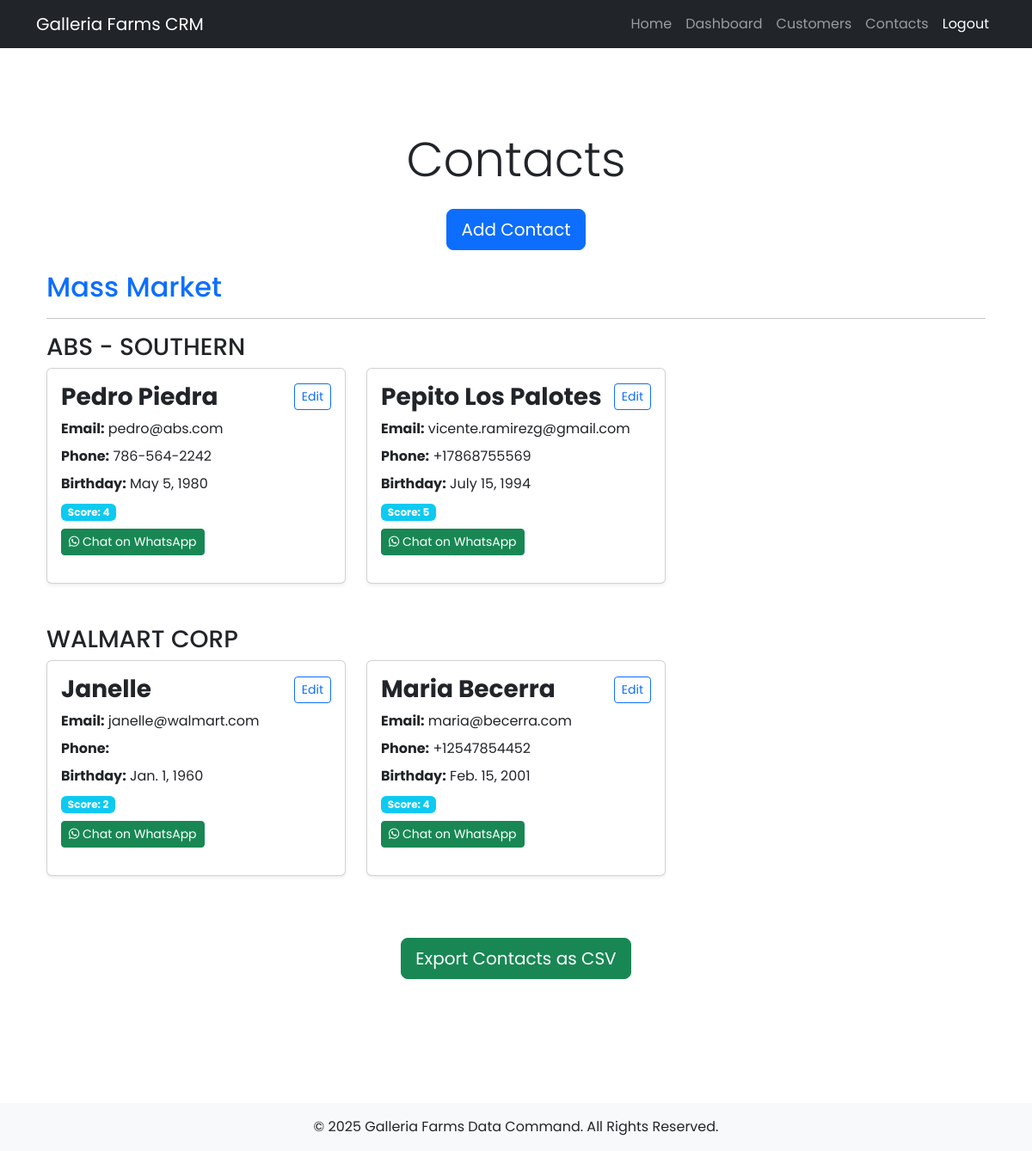
The app's page /crm/contacts/ (signed in), older data.
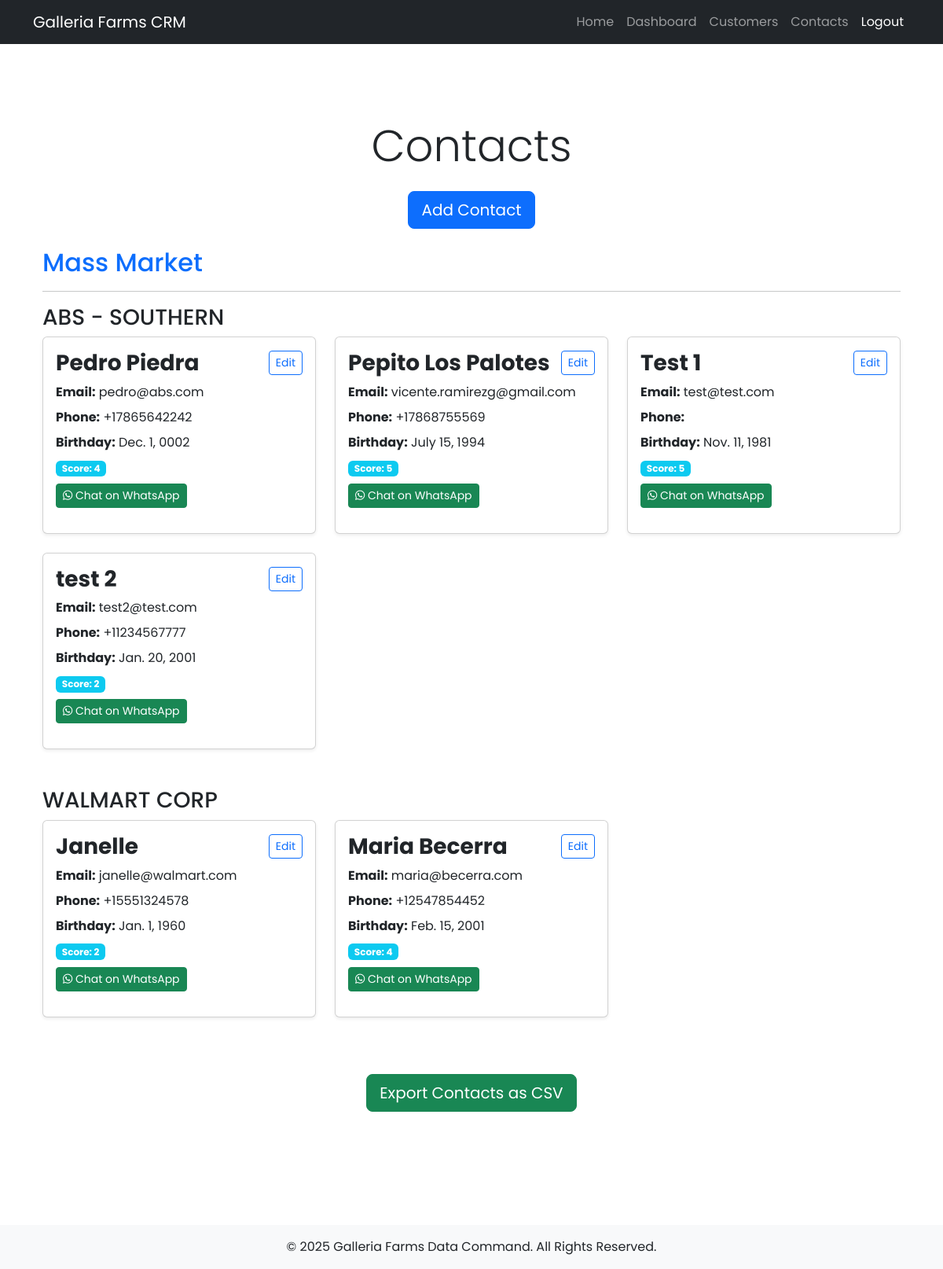
The same page, newer data.
### crm/models.py (models this page shows, shortened)
class Customer(models.Model):
    MASS_MARKET = 'mass_market'
    MM2 = 'mm2'
    ECOMMERCE = 'ecommerce'
    WHOLESALE = 'wholesale'
    DEPARTMENT_CHOICES = [
        (MASS_MARKET, 'Mass Market'),
        (MM2, 'MM2'),
        (ECOMMERCE, 'Ecommerce'),
        (WHOLESALE, 'Wholesale'),
    ]
    name = models.CharField(max_length=255)
    estimated_yearly_sales = models.IntegerField()
    salesperson = models.ForeignKey(Salesperson, on_delete=models.CASCADE, related_name='customers')
    department = models.CharField(
        max_length=20,
        choices=DEPARTMENT_CHOICES,
        default=MASS_MARKET
    )
    def get_department_display(self):
        return dict(self.DEPARTMENT_CHOICES).get(self.department, "No Department")

class Contact(models.Model):
    name = models.CharField(max_length=255)
    phone = models.CharField(max_length=20, blank=True)
    email = models.EmailField(blank=True)
    customer = models.ForeignKey(Customer, on_delete=models.CASCADE, related_name='contacts')
    relationship_score = models.IntegerField(default=0)
    birthday = models.DateField(null=True, blank=True)
    def whatsapp_format(self):
        cleaned_number = ''.join(filter(str.isdigit, self.phone))
        if not cleaned_number.startswith('+'):
            cleaned_number = f"+1{cleaned_number}"  # Adjust the country code as needed
        return cleaned_number

### crm/views.py (the view)
# urls.py: path('contacts/', views.contact_list, name='contact_list'),
@login_required
def contact_list(request):
    customers = Customer.objects.filter(salesperson=request.user.salesperson) \
                                .prefetch_related('contacts') \
                                .order_by("department", "name")
    grouped_contacts = defaultdict(list)
    for customer in customers:
        grouped_contacts[customer.department].append(customer)
    return render(request, "crm/contact_list.html", {"grouped_contacts": dict(grouped_contacts)})

### crm/templates/crm/contact_list.html (shortened to what this page needs)
{% extends "crm/base.html" %}
{% block content %}
<div class="container py-5">
    <h1 class="text-center display-4 font-weight-bold mb-4">Contacts</h1>
    <div class="text-center mb-4">
        <a href="{% url 'crm:add_contact' %}" class="btn btn-primary btn-lg">Add Contact</a>
    </div>
    {% if grouped_contacts %}
        {% for department, customers in grouped_contacts.items %}
            <div class="mb-5">
                <h2 class="text-primary">{{ customers.0.get_department_display }}</h2>
                <hr>
                {% for customer in customers %}
                    <div class="mb-4">
                        <h3 class="text-dark">{{ customer.name }}</h3>
                        <div class="row">
                            {% for contact in customer.contacts.all|dictsort:"name" %}
                                <div class="col-md-6 col-lg-4 mb-4">
                                    <div class="card shadow-sm h-100">
                                        <div class="card-body">
                                            <h3 class="card-title d-flex justify-content-between align-items-center">
                                                <span><strong>{{ contact.name }}</strong></span>
                                                <a href="{% url 'crm:contact_edit' contact.id %}" class="btn btn-sm btn-outline-primary">Edit</a>
                                            </h3>
                                            <ul class="list-unstyled">
                                                <li class="mb-2">
                                                    <strong>Email:</strong> {{ contact.email }}
                                                </li>
                                                <li class="mb-2">
                                                    <strong>Phone:</strong> {{ contact.phone }}
                                                </li>
                                                <li class="mb-2">
                                                    <strong>Birthday:</strong> {{ contact.birthday|default:"Not provided" }}
                                                </li>
                                                <li class="mb-2">
                                                    <span class="badge bg-info">Score: {{ contact.relationship_score }}</span>
                                                </li>
                                                <li class="mb-2">
                                                    <a href="https://wa.me/{{ contact.whatsapp_format }}" class="btn btn-success btn-sm" target="_blank">
                                                        <i class="fab fa-whatsapp"></i> Chat on WhatsApp
                                                    </a>
                                                </li>
                                            </ul>
                                        </div>
                                    </div>
                                </div>
                            {% endfor %}
                        </div>
                    </div>
                {% endfor %}
            </div>
        {% endfor %}
    {% else %}
        <p class="text-center">No contacts found.</p>
    {% endif %}
    <div class="text-center mt-4">
        <a href="{% url 'crm:export_contacts' %}" class="btn btn-success btn-lg">Export Contacts as CSV</a>
    </div>
</div>
{% endblock %}

### crm/templates/crm/base.html (shortened to what this page needs)
{% load static %}
<!DOCTYPE html>
<html lang="en">
<head>
    <link rel="stylesheet" href="{% static 'css/styles.css' %}">
    <link rel="stylesheet" href="https://cdnjs.cloudflare.com/ajax/libs/font-awesome/5.15.3/css/all.min.css">
    <link href="https://cdn.jsdelivr.net/npm/bootstrap@5.3.0/dist/css/bootstrap.min.css" rel="stylesheet">
</head>
<body>
    <nav class="navbar navbar-expand-lg navbar-dark bg-dark">
        <div class="container">
            <a class="navbar-brand" href="{% url 'home' %}">Galleria Farms CRM</a>
            <div class="collapse navbar-collapse" id="navbarNav">
                <ul class="navbar-nav ms-auto">
                    <li class="nav-item"><a href="{% url 'home' %}" class="nav-link">Home</a></li>
                    {% if user.is_authenticated %}
                        <li class="nav-item"><a href="{% url 'crm:dashboard' %}" class="nav-link">Dashboard</a></li>
                        <li class="nav-item"><a href="{% url 'crm:customer_list' %}" class="nav-link">Customers</a></li>
                        <li class="nav-item"><a href="{% url 'crm:contact_list' %}" class="nav-link">Contacts</a></li>
                        <li class="nav-item">
                            <form action="{% url 'logout' %}" method="post" class="d-inline">
                                <button type="submit" class="nav-link btn btn-link text-white border-0">Logout</button>
                            </form>
                        </li>
                    {% else %}
                        <li class="nav-item"><a href="{% url 'login' %}" class="nav-link">Log In</a></li>
                        <li class="nav-item"><a href="{% url 'signup' %}" class="nav-link">Sign Up</a></li>
                    {% endif %}
                </ul>
            </div>
        </div>
    </nav>
    <main class="py-5">
        <div class="container">
            {% block content %}
            {% endblock %}
        </div>
    </main>
    <footer class="bg-light py-3 mt-5">
        <div class="container text-center">
            <p class="mb-0">&copy; 2025 Galleria Farms Data Command. All Rights Reserved.</p>
        </div>
    </footer>
</body>
</html>

### static/css/styles.css (style rules this page uses)
nav { background-color: #211f20 !important; color: white; }
nav a { color: white; text-decoration: none; }

### crm/templates/crm/base.html (style rules this page uses)
body { font-family: 'Poppins', sans-serif; }

Row changes from the older to the newer data that the page shows:
changed Contact "Pedro Piedra": phone "786-564-2242" → "+17865642242"; birthday "May 5, 1980" → "Dec. 1, 0002"
added Contact: name "Test 1", email "test@test.com", birthday "Nov. 11, 1981", relationship_score "5", shown under Customer "Mass Market"
added Contact: name "test 2", email "test2@test.com", phone "+11234567777", birthday "Jan. 20, 2001", relationship_score "2", shown under Customer "Mass Market"
changed Contact "Janelle": phone (not shown) → "+15551324578"
